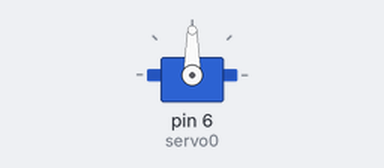
The sketch below on a simulated Arduino Uno, built with avr-gcc and run on an emulated ATmega328P. On the bench: servo.

Above: at 0.05 s.
At 1.3 s:
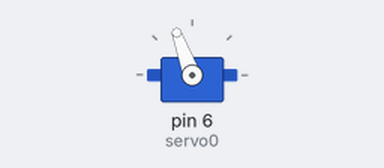
At 1.45 s:
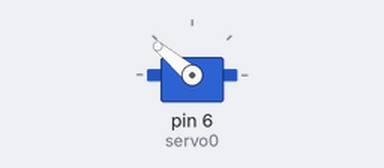
At 1.65 s:
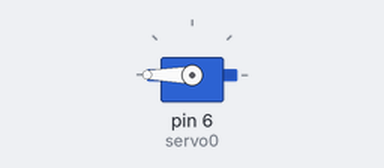
Timing chart, 0 to 3.8 s (numbered marks = the images above):
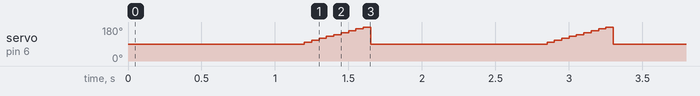

The sketch:

_9_ServoMoterExp1.ino
```cpp
#include<Servo.h>
Servo servo0;

void setup() {
  // put your setup code here, to run once:
  servo0.attach(6);
}

void loop() {
  // put your main code here, to run repeatedly:
  servo0.write(90);
  delay(1200);

  servo0.write(100);
  delay(50);

    servo0.write(110);
  delay(50);

      servo0.write(120);
  delay(50);
    servo0.write(130);
  delay(50);

    servo0.write(140);
  delay(50);

      servo0.write(150);
  delay(50);
    servo0.write(160);
  delay(50);

    servo0.write(170);
  delay(50);

      servo0.write(180);
  delay(50);


}
```

Measured:
- by itself, servo on pin 6 (servo0): repeats every 1.7 s: 110° 0.05 s, 120° 0.05 s, 130° 0.05 s, 140° 0.05 s, 150° 0.05 s, 160° 0.05 s, 170° 0.05 s, 180° 0.05 s, 90° 1.2 s, 100° 0.05 s
